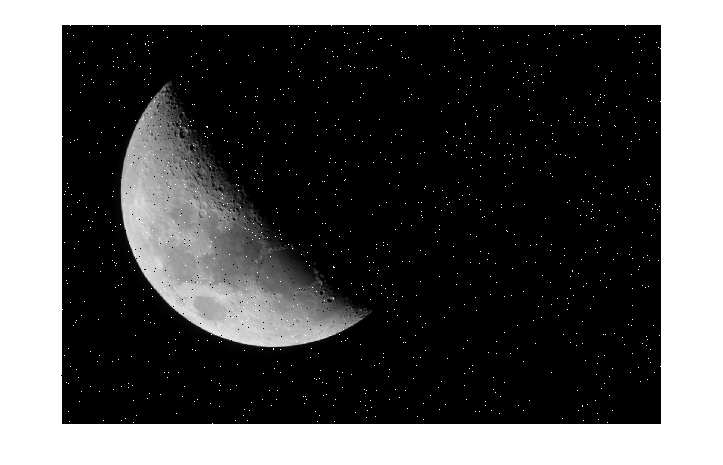
#> input picture TarefaPIM2/imagens/Lua1_gray.jpg, 723 x 465 px, found by its file name
$ python b.py
#> lines starting #> are read from the running program, lines starting #| are printed output that depends on the picture
import cv2
import numpy as np
import math as m

def operadorGaussiano(caminho, nome, formato, linhasMatriz, colunasMatriz, matrizGaussiana):
    image = cv2.imread(caminho, cv2.IMREAD_GRAYSCALE)

    border_heigth = int((linhasMatriz - 1) / 2)
    border_width = int((colunasMatriz - 1) / 2)

    image_with_border = cv2.copyMakeBorder(image, border_heigth, border_heigth, border_width, border_width, cv2.BORDER_CONSTANT, value=0)

    rows, cols = image_with_border.shape

    for row in range(border_heigth, rows - border_heigth):
        for col in range(border_width, cols - border_width):
            soma = 0
            linhaGaussiana = 0
            for i in range(int(row - ((linhasMatriz - 1) / 2)), int(row + ((linhasMatriz - 1) / 2) + 1)):
                colunaGaussiana = 0
                for j in range(int(col - ((colunasMatriz - 1) / 2)), int(col + ((colunasMatriz - 1) / 2) + 1)):
                    soma += (image_with_border[i][j] * matrizGaussiana[linhaGaussiana][colunaGaussiana])
                    colunaGaussiana += 1
                linhaGaussiana += 1
            image[row - border_heigth][col - border_width] = np.round(soma)

    cv2.imwrite(f'./ex01/imagensGauss/{nome}_gauss.{formato}', image)


def matrizGaussiana(X, Y, o):
    matrizGaussiana = []

    for i in range(0, 3):
        aux = []
        for j in range(0, 3):
            aux.append(1 / (2*m.pi*m.pow(o, 2)) * m.exp(-(m.pow(X[i][j], 2) + m.pow(Y[i][j], 2)) / (2*m.pow(o, 2))))
        matrizGaussiana.append(aux)

    return matrizGaussiana


X = [
    [-1, 0, 1],
    [-1, 0, 1],
    [-1, 0, 1]
]

Y = [
    [-1, -1, -1],
    [0, 0, 0],
    [1, 1, 1]
]

operadorGaussiano('./imagens/Lua1_gray.jpg', 'Lua1_gray3x3_0.6', 'jpg', 3, 3, matrizGaussiana(X, Y, 0.6))
#> in operadorGaussiano, image is the input picture: shape (465, 723); min 0, max 255, mean 87.2
#> in operadorGaussiano, `image_with_border = cv2.copyMakeBorder(image, border_heigth, border_he..`:
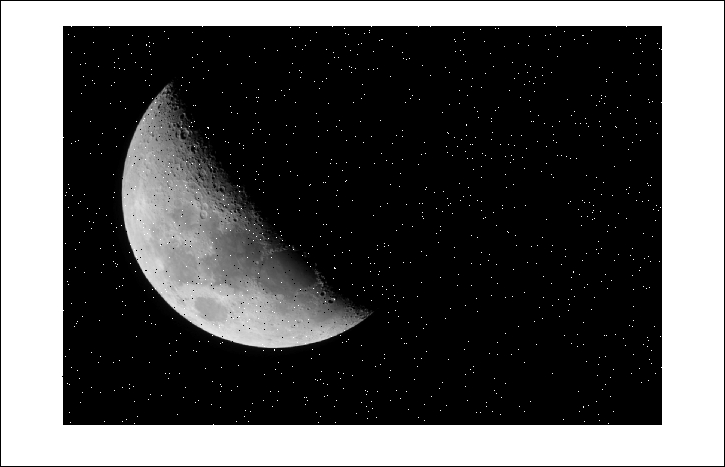
#> image_with_border: shape (467, 725); min 0, max 255, mean 86.6
operadorGaussiano('./imagens/Lua1_gray.jpg', 'Lua1_gray3x3_1.0', 'jpg', 3, 3, matrizGaussiana(X, Y, 1.0))
#> call 2 of operadorGaussiano, with caminho = './imagens/Lua1_gray.jpg', nome = 'Lua1_gray3x3_1.0', formato = 'jpg', linhasMatriz = 3, colunasMatriz = 3
#> after the loop in operadorGaussiano (call 2), `for row in range(border_heigth, rows - border_heigth):`:
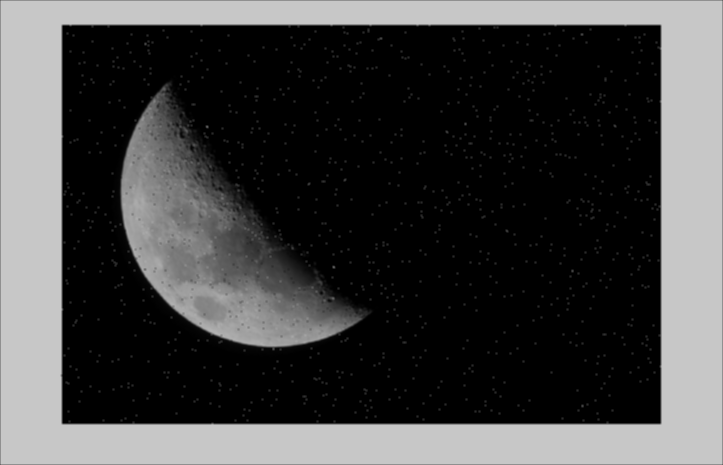
#> image: shape (465, 723); min 0, max 199, mean 67.7
